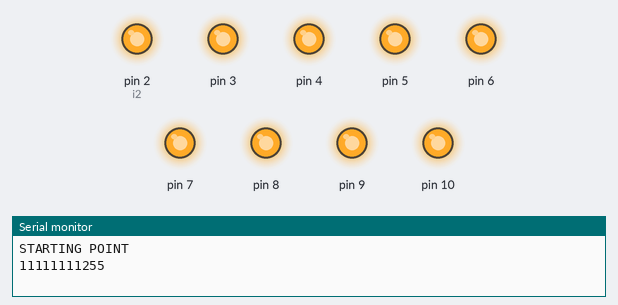
Simulated run of this sketch. Board: Arduino Uno, built with avr-gcc and run on an emulated ATmega328P. On the bench: output pins drawn as LEDs (lit = HIGH), the last lines printed to the serial monitor.

Above: at 0.12 s.
At 4.88 s:
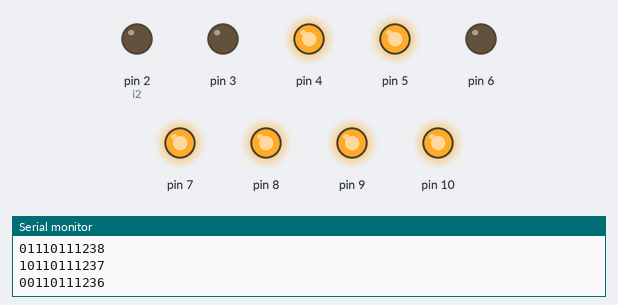
At 9.9 s:
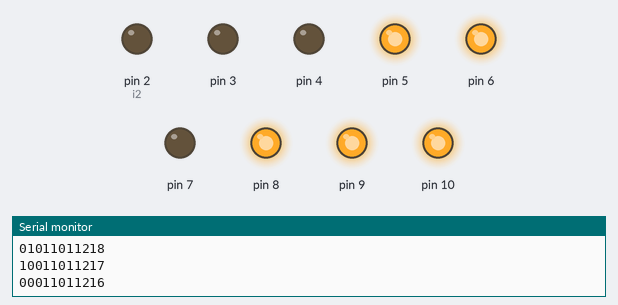
At 19.93 s:
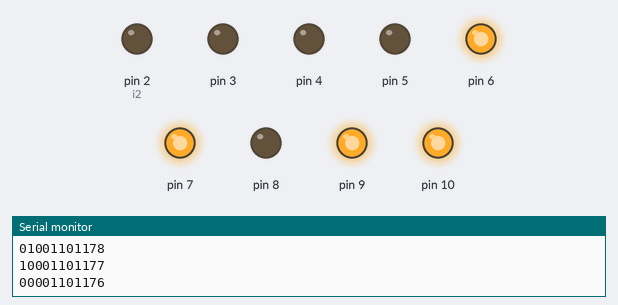
At 29.7 s:
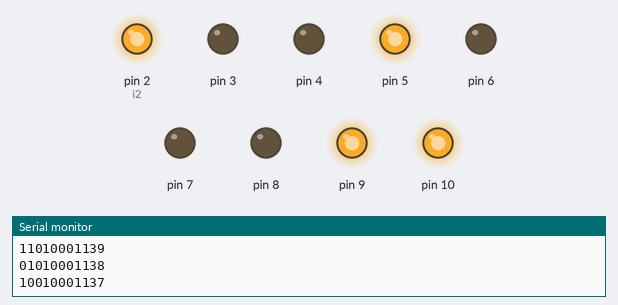
At 39.73 s:
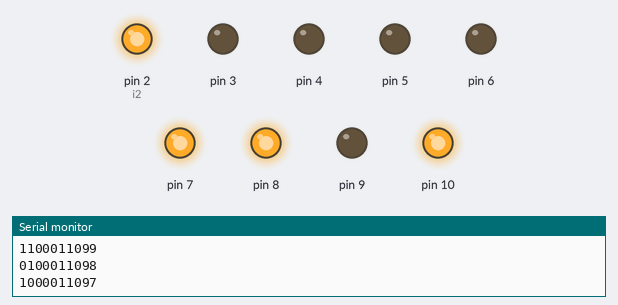
Timing chart, 0 to 40.0 s (numbered marks = the images above):
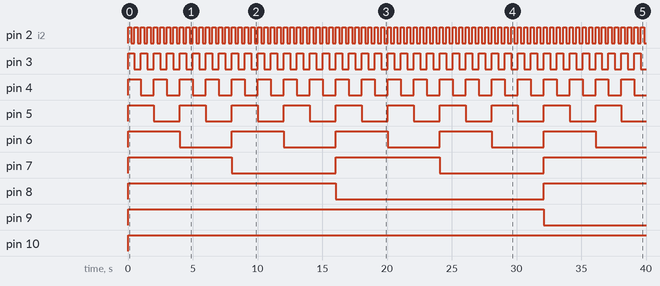

The sketch:

garage.ino
```cpp
void setup(){
  Serial.begin(9600);

  //initialize OUTPUT pins 2 - 10 (8 output pins for binary, and 1 for power)
  int i2 = 2;
  for(int i =0; i < 9; i++){
    pinMode(i2, OUTPUT);
    i2++;
  }

  //initialize button pin
  pinMode(0, INPUT);
}

void loop(){
  digitalWrite(10, HIGH);
  Serial.println("STARTING POINT");
  int i = 255;
  int combos[256];
  while(i >= 0 ){
    int i3 = i;
    //run a loop to find all 8 chars
    int binary[8];

    int rem = i % 2;

    binary[0] = rem;
    i3 = i3 / 2;

    rem = i3 % 2;

    binary[1] = rem;
    i3 = i3 / 2;

    rem = i3 % 2;

    binary[2] = rem;
    i3 = i3 / 2;

    rem = i3 % 2;

    binary[3] = rem;
    i3 = i3 / 2;

    rem = i3 % 2;

    binary[4] = rem;
    i3 = i3 / 2;

    rem = i3 % 2;

    binary[5] = rem;
    i3 = i3 / 2;

    rem = i3 % 2;

    binary[6] = rem;
    i3 = i3 / 2;

    rem = i3 % 2;

    binary[7] = rem;
    i3 = i3 / 2;

    int i5 = 0;
    int i6 = 2;

       while(i5 < 8){
          if(binary[i5] == 1){
           Serial.print(1);
           digitalWrite(i6, HIGH);
        } else {
          Serial.print(0);
          digitalWrite(i6, LOW);
        }
        i6++;
        i5++;
      }

    Serial.println(i);

    i--;
    delay(250);

  }

}
```

Measured:
- by itself, pin 2 (i2): alternates HIGH for 0.25 s and LOW for 0.25 s
- by itself, pin 3: alternates HIGH for 0.50 s and LOW for 0.50 s
- by itself, pin 4: alternates HIGH for 1.0 s and LOW for 1.0 s
- by itself, pin 5: alternates HIGH for 2.0 s and LOW for 2.0 s
- by itself, pin 6: alternates HIGH for 4.0 s and LOW for 4.0 s
- by itself, pin 7: alternates HIGH for 8.0 s and LOW for 8.0 s
- by itself, pin 8: LOW → HIGH at 0.00 s, → LOW 16.0 s later, → HIGH 16.0 s later
- by itself, pin 9: LOW → HIGH at 0.00 s, → LOW 32.1 s later
